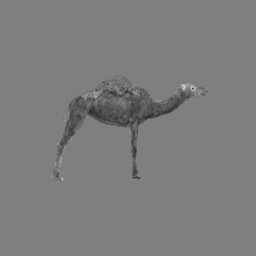
#> input picture reference.png, 256 x 256 px
$ jupyter execute --allow-errors stim_transformations_tutorial.ipynb
#> lines starting #> are read from the running program, lines starting #| are printed output that depends on the picture
[cell 1]
# Load in reference and test images
import stim_transformations as stf
import matplotlib.pyplot as plt
import cv2
import numpy as np

ref_path = './reference.png'
test0_path = './test0.png'
test1_path = './test1.png'

# Load images as grayscale
img_ref= cv2.imread(ref_path, cv2.IMREAD_GRAYSCALE)
#> img_ref is the input picture: shape (256, 256); min 41, max 209, mean 124.8
img_test0 = cv2.imread(test0_path, cv2.IMREAD_GRAYSCALE)
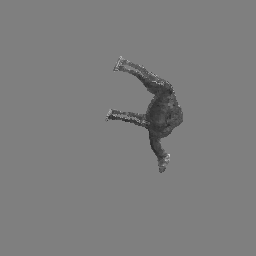
#> input picture test0.png, 256 x 256 px
#> img_test0 is the input picture: shape (256, 256); min 40, max 205, mean 124.9
img_test1 = cv2.imread(test1_path, cv2.IMREAD_GRAYSCALE)
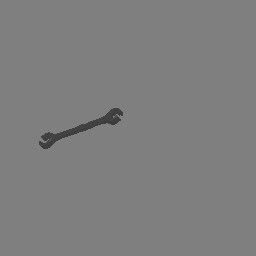
#> input picture test1.png, 256 x 256 px
#> img_test1 is the input picture: shape (256, 256); min 61, max 127, mean 126.3
